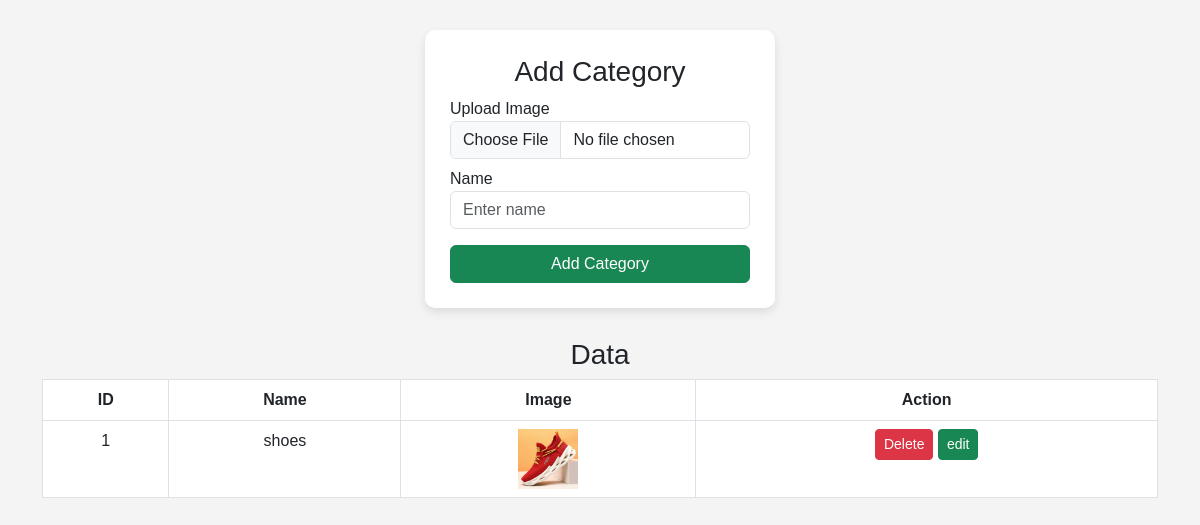
The page /admin_panel/category.php on the database as committed earlier.
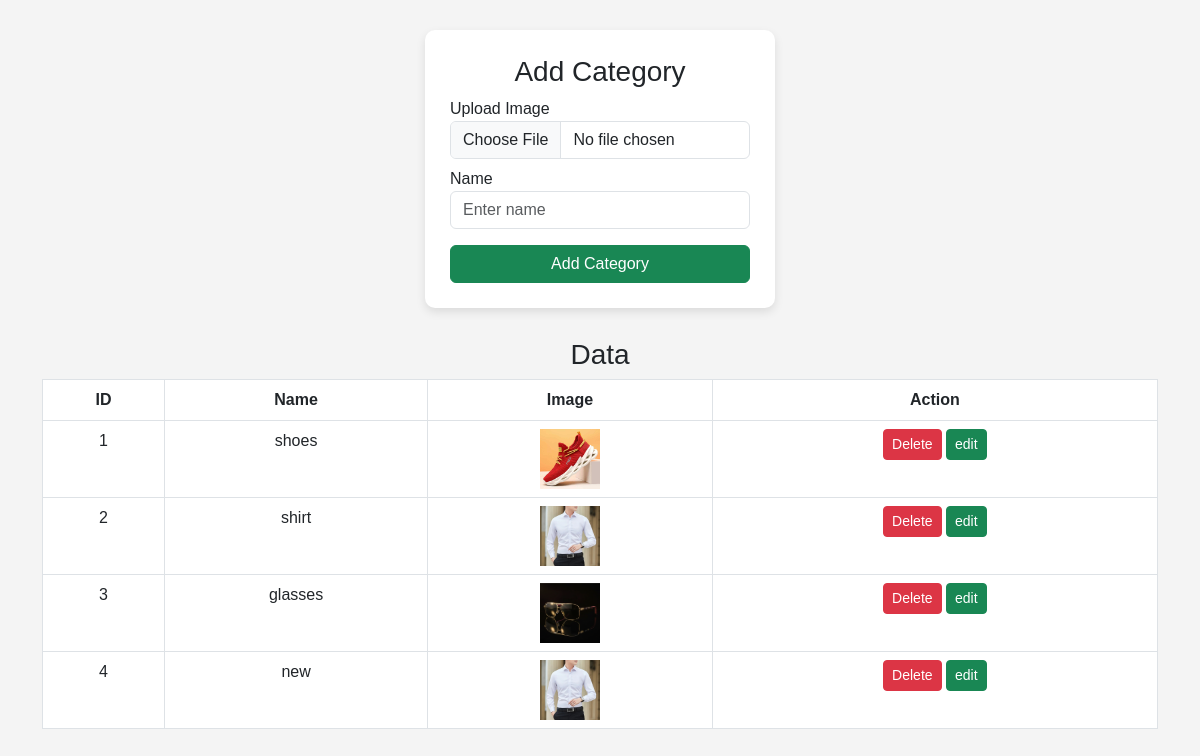
The same page on the database as committed later.
### tables this page shows
CREATE TABLE `add_category` (
  `cat_id` int(11) NOT NULL,
  `cat_name` varchar(100) DEFAULT NULL,
  `cat_images` varchar(255) DEFAULT NULL
);

### admin_panel/category.php (the view, shortened to what this page needs)
<?php include "../connection.php"; ?>
<!DOCTYPE html>
<html lang="en">
<head>
<link href="https://cdn.jsdelivr.net/npm/bootstrap@5.3.0/dist/css/bootstrap.min.css" rel="stylesheet">
</head>
<body>
<div class="form-container">
    <h3 class="text-center">Add Category</h3>
    <form action="../code.php" method="post" enctype="multipart/form-data">
        <label>Upload Image</label>
        <input type="file" name="images" class="form-control" required>
        <label class="mt-2">Name</label>
        <input type="text" name="name" class="form-control" placeholder="Enter name" required>
        <button type="submit" name="category-btn" class="btn btn-success mt-3 w-100">
            Add Category
        </button>
    </form>
</div>
<div class="container mt-4">
    <h3 class="text-center">Data</h3>
    <table class="table table-bordered table-hover text-center">
        <tr>
            <th>ID</th>
            <th>Name</th>
            <th>Image</th>
            <th>Action</th>
        </tr>
        <?php
        $query = mysqli_query($con , "SELECT * FROM add_category") or die(mysqli_error($con));
        if(mysqli_num_rows($query) > 0){
            while($row = mysqli_fetch_assoc($query)){
        ?>
        <tr>
            <td><?php echo $row['cat_id']; ?></td>
            <td><?php echo $row['cat_name']; ?></td>
            <td>
                <img src="../<?php echo $row['cat_images']; ?>" height="60">
            </td>
            <td>
                <form action="../code.php" method="post" style="display:inline;">
                    <button class="btn btn-danger btn-sm" name="delete" mt-5>Delete</button>
                    <button class="btn btn-success btn-sm" name="edit" mt-5>edit</button>
                </form>
            </td>
        </tr>
        <?php
            }
        } else {
            echo "<tr><td colspan='4'>No Data Found</td></tr>";
        }
        ?>
    </table>
</div>
</body>
</html>

### admin_panel/category.php (style rules this page uses)
body { font-family: Arial; background: #f4f4f4; }
.form-container { background: white; padding: 25px; border-radius: 10px; width: 350px; margin: 30px auto; box-shadow: 0 4px 10px rgba(0,0,0,0.1); }

Rows that differ between the two databases and show on the page:
added add_category: cat_id "2", cat_name "shirt", cat_images (picture)
added add_category: cat_id "3", cat_name "glasses", cat_images (picture)
added add_category: cat_id "4", cat_name "new", cat_images (picture)
